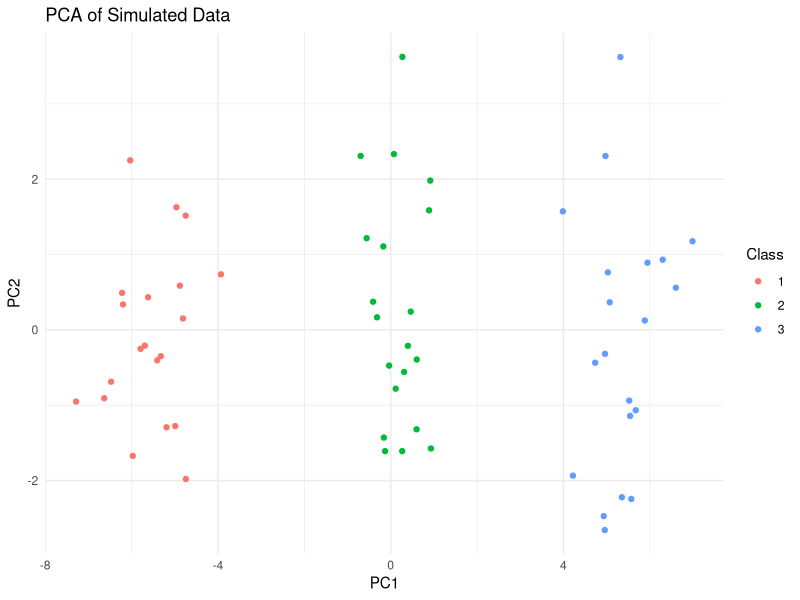

Write R code to recreate this figure.
#-------------------------------------- a -------------------------------------------------------#

# Set seed for reproducibility
set.seed(123)

# Number of observations per class and total variables
n <- 20
p <- 50

# Generating data for three classes
class_1 <- matrix(rnorm(n * p, mean = 0), nrow = n)
class_2 <- matrix(rnorm(n * p, mean = 1), nrow = n)
class_3 <- matrix(rnorm(n * p, mean = 2), nrow = n)

# Combining the classes into one data set
data <- rbind(class_1, class_2, class_3)

str(data)

#-------------------------------------- b -------------------------------------------------------#

# Perform PCA
pca_result <- prcomp(data, scale. = TRUE)

# Create a data frame with the PCA scores and class labels
pca_scores <- data.frame(pca_result$x[,1:2])
pca_scores$class <- rep(1:3, each = 20)

# Plotting the first two principal components
library(ggplot2)
ggplot(pca_scores, aes(x = PC1, y = PC2, color = factor(class))) +
  geom_point() +
  ggtitle("PCA of Simulated Data") +
  theme_minimal() +
  labs(color = "Class")


#-------------------------------------- c -------------------------------------------------------#

# Perform K-means clustering
set.seed(123)
kmeans_result <- kmeans(data, centers = 3)

# Compare K-means clusters to true class labels
comparison_table <- table(TrueLabels = pca_scores$class, Cluster = kmeans_result$cluster)
print(comparison_table)

#-------------------------------------- d -------------------------------------------------------#


set.seed(123) # Set a random seed for reproducibility
kmeans_result_k2 <- kmeans(data, centers = 2)
# Print the resulting clusters
print(kmeans_result_k2$cluster)

# Compare K-means clusters to true class labels
comparison_table_k2 <- table(TrueLabels = pca_scores$class, Cluster = kmeans_result_k2$cluster)
print(comparison_table_k2)


#-------------------------------------- e -------------------------------------------------------#

set.seed(123) # Set a random seed for reproducibility
kmeans_result_k4 <- kmeans(data, centers = 4)
# Print the resulting clusters
print(kmeans_result_k4$cluster)

# Compare K-means clusters to true class labels
comparison_table_k4 <- table(TrueLabels = pca_scores$class, Cluster = kmeans_result_k4$cluster)
print(comparison_table_k4)


#-------------------------------------- f -------------------------------------------------------#


# Extracting the first two principal components
pca_scores_2d <- pca_result$x[, 1:2]

# Perform K-means clustering on the PCA scores
set.seed(123) # Set a random seed for reproducibility
kmeans_result_pca <- kmeans(pca_scores_2d, centers = 3)

# Print the resulting clusters
print(kmeans_result_pca$cluster)

# Compare K-means clusters to true class labels
comparison_table_pca <- table(TrueLabels = pca_scores$class, Cluster = kmeans_result_pca$cluster)
print(comparison_table_pca)


#-------------------------------------- g -------------------------------------------------------#


# Scaling the data
data_scaled <- scale(data)

# Perform K-means clustering on the scaled data
set.seed(123) # Set a random seed for reproducibility
kmeans_result_scaled <- kmeans(data_scaled, centers = 3)

# Print the resulting clusters
print(kmeans_result_scaled$cluster)

# Compare K-means clusters to true class labels
comparison_table_scaled <- table(TrueLabels = rep(1:3, each = 20), Cluster = kmeans_result_scaled$cluster)
print(comparison_table_scaled)

